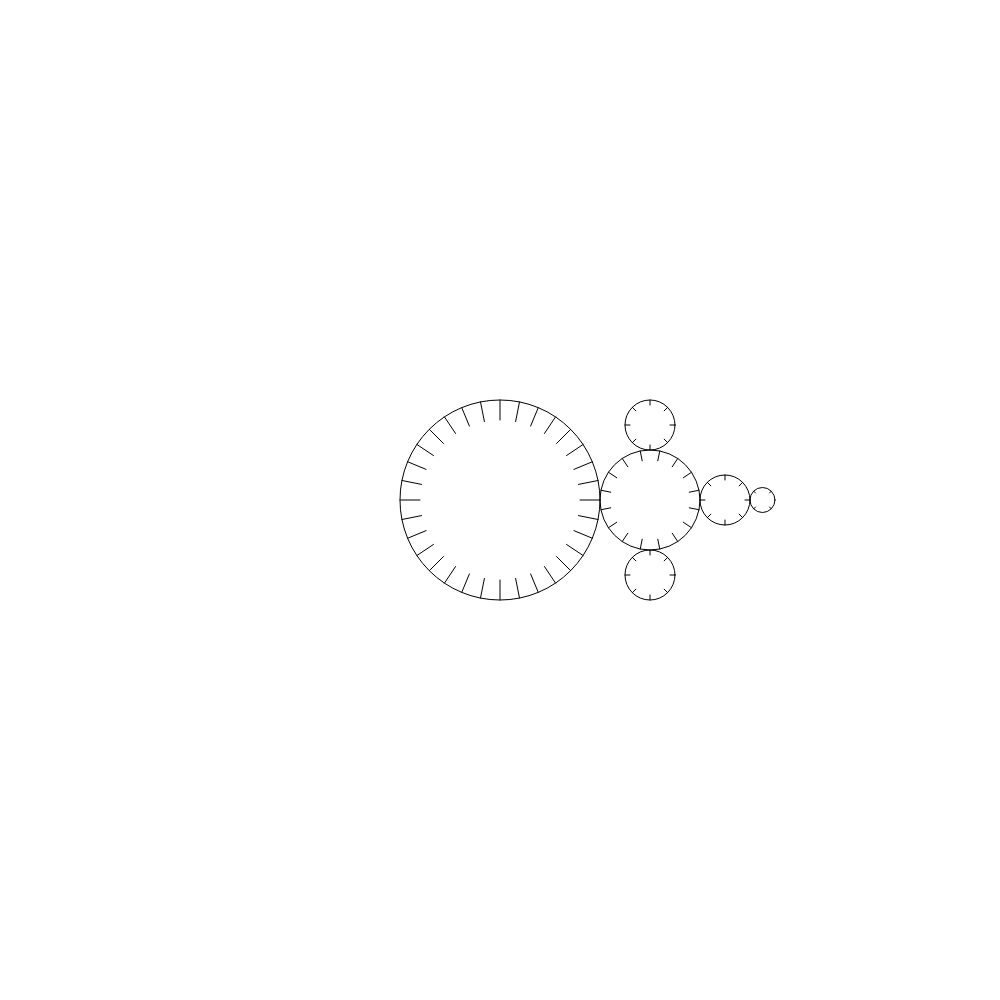
Frame 1 (no input)
Frame 60 (no input): identical to frame 1, image omitted
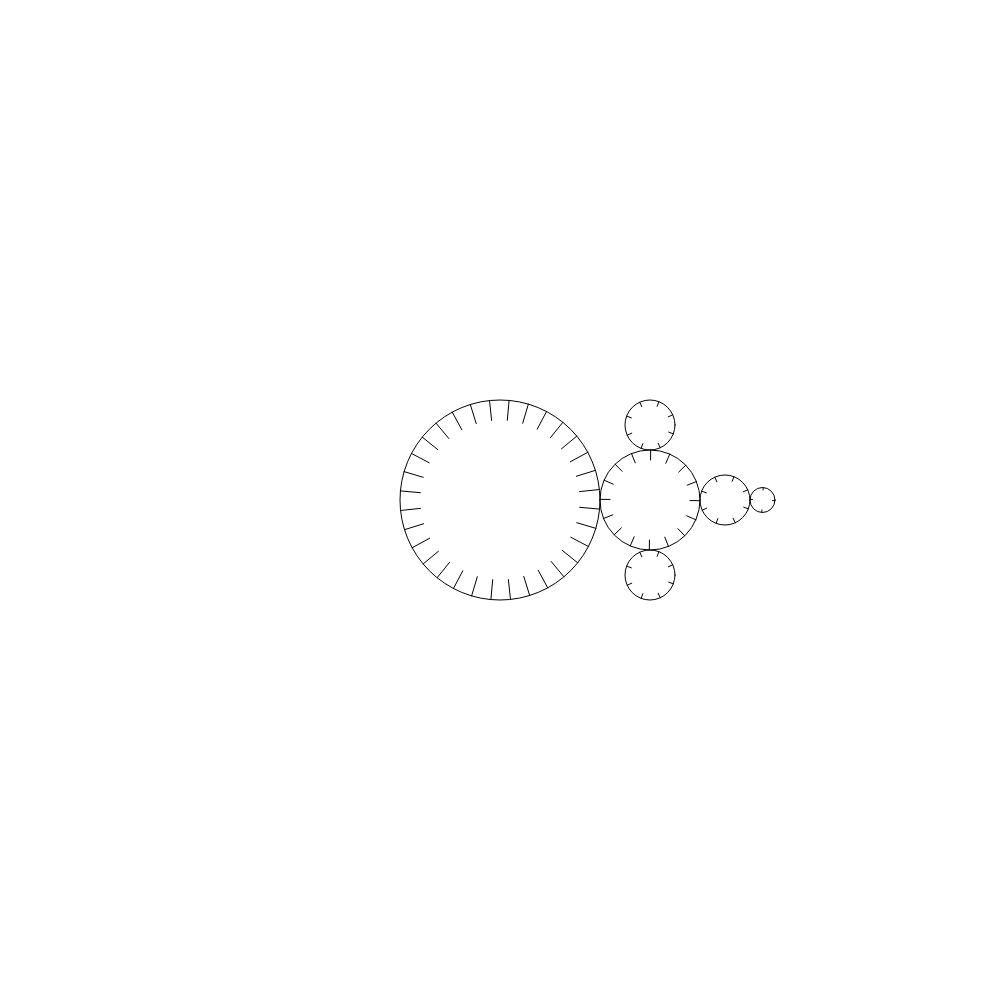
Frame 120 (the mouse pressed at the canvas centre since frame 60)

The p5.js sketch that drew these frames (run headless with seeded random() and noise() and a simulated clock; from frame 60 on, the mouse is pressed at the canvas centre):

// p5.js sketch
// ── sketch.js
class Gear{
  constructor(x,y,radius,spokes,connection=null){
    this.x = x;
    this.y = y;
    this.rotation = 0;
    this.radius = radius;
    this.spokes = spokes;
    this.connection = connection;
  }
  
  rotate(amount,except=[]){
    this.rotation += amount;
    if(this.connection != null){
      this.connection.forEach(c => {
        if(except.every(e => e != this)){
        	c.rotate(-amount * (this.radius / c.radius),except.concat([this]));
        }
      });
    }
  }

	draw(except=[]){
    ellipse(this.x,this.y,this.radius);
    for(let i = 0; i < this.spokes; i++){
      let a = TWO_PI / this.spokes * i + this.rotation;
      let x1 = this.x + cos(a) * this.radius/2.5;
    	let y1 = this.y + sin(a) * this.radius/2.5;
    	let x2 = this.x + cos(a) * this.radius/2;
    	let y2 = this.y + sin(a) * this.radius/2;
      line(x1,y1,x2,y2);
    }
  }
}

function setup() {
  createCanvas(1000, 1000);
  mid = {
    "x":width/2,
    "y":height/2
  };
  momentum = 0;
  offset = 0;
  friction = 0.0001;
  
  G5 = new Gear(mid.x + 150 + 75 + 37.5,mid.y,25,4);
  G5.rotation = TWO_PI/8;
  
  G4 = new Gear(mid.x + 150 + 75,mid.y,50,8,[G5]);
  G3 = new Gear(mid.x + 150,mid.y - 75,50,8);
  G2 = new Gear(mid.x + 150,mid.y + 75,50,8);
  
  G1 = new Gear(mid.x + 150,mid.y,100,16,[G2,G3,G4]);
  G1.rotation = (TWO_PI/32);
  
  G0 = new Gear(mid.x,mid.y,200,32,[G1]);
  
  noFill();
  colorMode(HSB);
}

function draw() {
  background(220);
  G0.rotate(momentum);
  if(mouseIsPressed){
    momentum = (mouseY - pmouseY) / 100;
  }
  else{
    if(abs(momentum) < friction) momentum = 0;
    else if(momentum > 0) momentum -= friction;
    else momentum += friction;
  }
  
  G0.draw();
  G1.draw();
  G2.draw();
  G3.draw();
  G4.draw();
  G5.draw();
}
